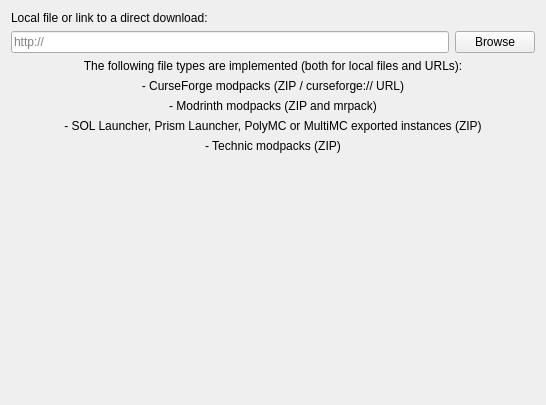
<?xml version="1.0" encoding="UTF-8"?>
<ui version="4.0">
 <class>ImportPage</class>
 <widget class="QWidget" name="ImportPage">
  <property name="geometry">
   <rect>
    <x>0</x>
    <y>0</y>
    <width>546</width>
    <height>405</height>
   </rect>
  </property>
  <layout class="QGridLayout" name="gridLayout">
   <item row="2" column="0">
    <widget class="QLineEdit" name="modpackEdit">
     <property name="placeholderText">
      <string notr="true">http://</string>
     </property>
    </widget>
   </item>
   <item row="2" column="1">
    <widget class="QPushButton" name="modpackBtn">
     <property name="text">
      <string>Browse</string>
     </property>
    </widget>
   </item>
   <item row="3" column="0" rowspan="2" colspan="2">
    <layout class="QVBoxLayout" name="verticalLayout">
     <item>
      <widget class="QLabel" name="label">
       <property name="text">
        <string>The following file types are implemented (both for local files and URLs):</string>
       </property>
       <property name="alignment">
        <set>Qt::AlignCenter</set>
       </property>
      </widget>
     </item>
     <item>
      <widget class="QLabel" name="label_5">
       <property name="text">
        <string>- CurseForge modpacks (ZIP / curseforge:// URL)</string>
       </property>
       <property name="alignment">
        <set>Qt::AlignCenter</set>
       </property>
      </widget>
     </item>
     <item>
      <widget class="QLabel" name="label_3">
       <property name="text">
        <string>- Modrinth modpacks (ZIP and mrpack)</string>
       </property>
       <property name="alignment">
        <set>Qt::AlignCenter</set>
       </property>
      </widget>
     </item>
     <item>
      <widget class="QLabel" name="label_2">
       <property name="text">
        <string>- SOL Launcher, Prism Launcher, PolyMC or MultiMC exported instances (ZIP)</string>
       </property>
       <property name="alignment">
        <set>Qt::AlignCenter</set>
       </property>
      </widget>
     </item>
     <item>
      <widget class="QLabel" name="label_4">
       <property name="text">
        <string>- Technic modpacks (ZIP)</string>
       </property>
       <property name="alignment">
        <set>Qt::AlignCenter</set>
       </property>
      </widget>
     </item>
    </layout>
   </item>
   <item row="5" column="0" colspan="2">
    <spacer name="verticalSpacer">
     <property name="orientation">
      <enum>Qt::Vertical</enum>
     </property>
     <property name="sizeHint" stdset="0">
      <size>
       <width>20</width>
       <height>40</height>
      </size>
     </property>
    </spacer>
   </item>
   <item row="0" column="0" colspan="2">
    <widget class="QLabel" name="modpackLabel">
     <property name="text">
      <string>Local file or link to a direct download:</string>
     </property>
    </widget>
   </item>
  </layout>
 </widget>
 <resources/>
 <connections/>
</ui>
